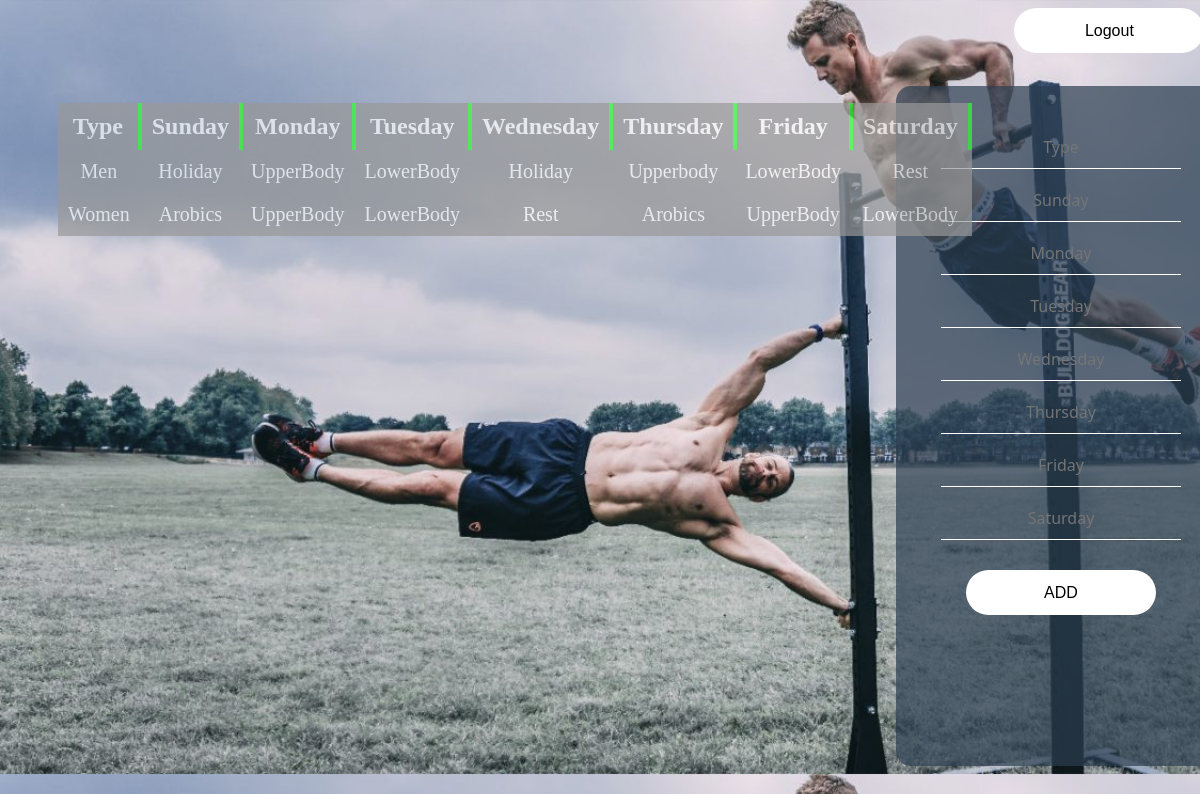
/PhpAssignment2/home.php, run on the app's committed database.
### tables this page shows
CREATE TABLE `schedule` (
  `id` int(11) NOT NULL,
  `Type` varchar(50) NOT NULL DEFAULT '0',
  `Sunday` varchar(50) NOT NULL DEFAULT '0',
  `Monday` varchar(50) NOT NULL DEFAULT '0',
  `Tuesday` varchar(50) NOT NULL DEFAULT '0',
  `Wednesday` varchar(50) NOT NULL DEFAULT '0',
  `Thursday` varchar(50) NOT NULL DEFAULT '0',
  `Friday` varchar(50) NOT NULL DEFAULT '0',
  `Saturday` varchar(50) NOT NULL DEFAULT '0'
);

### PhpAssignment2/home.php (the view, shortened to what this page needs)
<!DOCTYPE html>
<html>
    <head>
        <link type="text/css" rel="stylesheet" href="css/home.css"/>
    </head>
    <?php
    $mysqli_connect = new mysqli("localhost", "root", "", "php", 3306);
    $query = "SELECT * FROM schedule";
    $result = $mysqli_connect->query($query);
    ?>
    <body class="home_page">
        <form action="logout_process.php" method="POST">
            <input type="submit" value="Logout" class="logout"/>
        </form>
        <table id="table" class="t">
            <tr>
                <th>Type</th>
                <th>Sunday</th>
                <th>Monday</th>
                <th>Tuesday</th>
                <th>Wednesday</th>
                <th>Thursday</th>
                <th>Friday</th>
                <th>Saturday</th>
            </tr>
            <?php
            while ($row = $result->fetch_assoc()) {
                ?>
                <tr>
                    <td><?php echo $row['Type']; ?></td>
                    <td><?php echo $row['Sunday']; ?></td>
                    <td><?php echo $row['Monday']; ?></td>
                    <td><?php echo $row['Tuesday']; ?></td>
                    <td><?php echo $row['Wednesday']; ?></td>
                    <td><?php echo $row['Thursday']; ?></td>
                    <td><?php echo $row['Friday']; ?></td>
                    <td><?php echo $row['Saturday']; ?></td>
                </tr>
                <?php
            }
            ?>
        </table>
        <div class="change">
            <input id="type" class="text" type="text" name="type" placeholder="Type">
            <input id="sun" class="text" type="text" name="sun" placeholder="Sunday">
            <input id="mon" class="text" type="text" name="mon" placeholder="Monday">
            <input id="tue" class="text" type="text" name="tue" placeholder="Tuesday">
            <input id="wed" class="text" type="text" name="wed" placeholder="Wednesday">
            <input id="thur" class="text" type="text" name="thur" placeholder="Thursday">
            <input id="fri" class="text" type="text" name="fri" placeholder="Friday">
            <input id="sat" class="text" type="text" name="sat" placeholder="Saturday">
            <button id="add" class="con" onclick="addTo()">ADD</button>
        </div>
    </body>
</html>

### PhpAssignment2/css/home.css (style rules this page uses)
.home_page { background: url(../Resources/444.jpg); background-size: cover; font-family: Tahoma, Geneva, sans-serif; color: white; }
.t { border-collapse: collapse; cursor: pointer; background-color: #999999; opacity: 70%; color: white; margin-top: 50px; margin-left: 50px; }
.t tr { padding: 10px; text-align: center; font-family: "Century Gothic"; font-size: 24px; }
.t th { padding: 10px; border-right: 4px solid #33ff33; }
.t td { padding: 10px; text-align: center; font-family: "Century Gothic"; font-size: 20px; }
.logout { margin-left: 85%; width: 190px; background: white; border: none; font-size: 16px; padding: 10px 0; color: #000; line-height: 25px; border-radius: 30px; cursor: pointer; }
.change { border-radius: 15px; background: rgba(44,62,80,0.7); padding: 40px; width: 250px; margin: auto; margin-top: 100px; height: 600px; margin-left: 75%; margin-top: -150px; text-align: center; }
.text { width: 240px; text-align: center; background: transparent; border: none; border-bottom: 1px solid #fff; font-family: 'segoe ui',sans-serif; font-size: 16px; font-weight: 200; padding: 10px 0; transition: border 0.5s; outline: none; color: #fff; margin-bottom: 10px; }
.con { margin-top: 20px; width: 190px; background: white; border: none; font-size: 16px; padding: 10px 0; color: #000; line-height: 25px; border-radius: 30px; cursor: pointer; }

### data on the page
schedule: Type "Men", Sunday "Holiday", Monday "UpperBody", Tuesday "LowerBody", Wednesday "Holiday", Thursday "Upperbody", Friday "LowerBody", Saturday "Rest"
schedule: Type "Women", Sunday "Arobics", Monday "UpperBody", Tuesday "LowerBody", Wednesday "Rest", Thursday "Arobics", Friday "UpperBody", Saturday "LowerBody"
